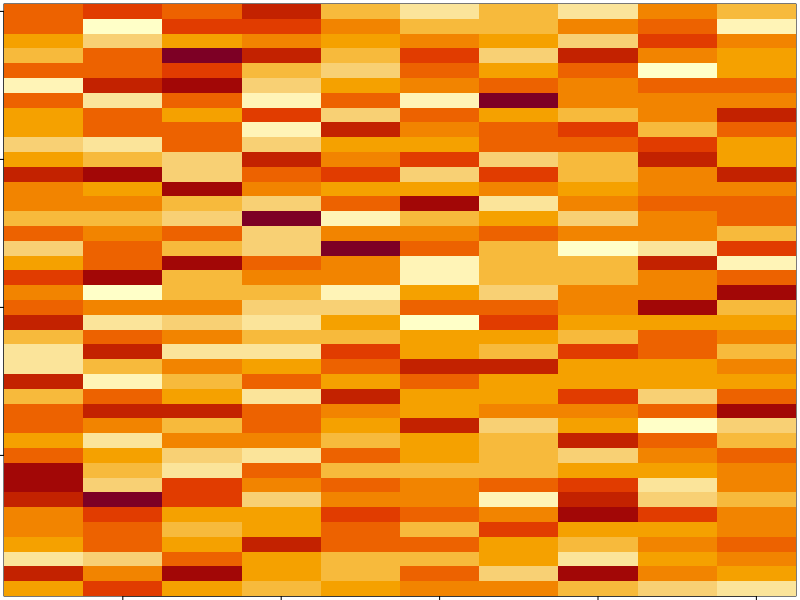

Write R code to recreate this figure.
# creating a matrix data with random numbers
# and plotting the matrix using the image() function
# you will see there, it does not have a real pattern in the plot.
set.seed(12345)
help(par)
# par can be used to set or query graphical parameters.
# Parameters can be set by specifying them as arguments
# to par in tag = value form, or by passing them as a list of tagged values.
par(mar = rep(0.2,4))
data_Matrix <-matrix(rnorm(400), nrow = 40)
image(1:10, 1:40, t(data_Matrix)[,nrow(data_Matrix):1])